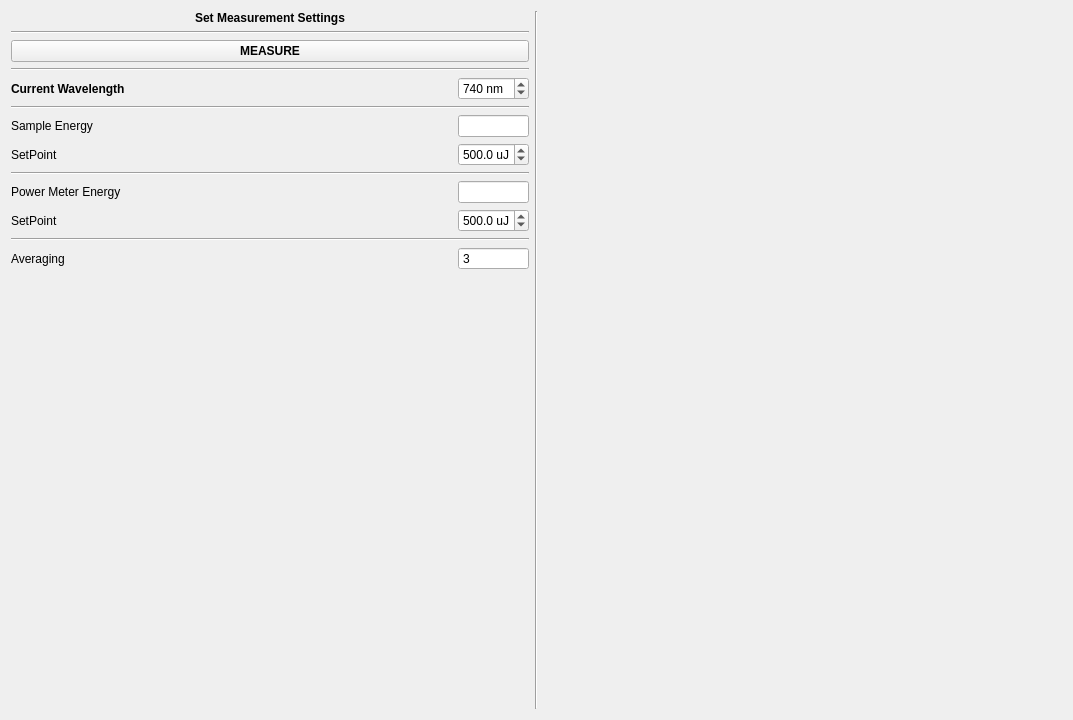
<?xml version="1.0" encoding="UTF-8"?>
<ui version="4.0">
 <class>Form</class>
 <widget class="QWidget" name="Form">
  <property name="geometry">
   <rect>
    <x>0</x>
    <y>0</y>
    <width>1073</width>
    <height>720</height>
   </rect>
  </property>
  <property name="windowTitle">
   <string>Form</string>
  </property>
  <layout class="QHBoxLayout" name="horizontalLayout">
   <item>
    <layout class="QHBoxLayout" name="lo_measure">
     <item>
      <widget class="QWidget" name="w_measure" native="true">
       <property name="sizePolicy">
        <sizepolicy hsizetype="Minimum" vsizetype="Preferred">
         <horstretch>0</horstretch>
         <verstretch>0</verstretch>
        </sizepolicy>
       </property>
       <layout class="QVBoxLayout" name="verticalLayout">
        <property name="leftMargin">
         <number>0</number>
        </property>
        <property name="topMargin">
         <number>0</number>
        </property>
        <property name="rightMargin">
         <number>0</number>
        </property>
        <property name="bottomMargin">
         <number>0</number>
        </property>
        <item>
         <widget class="QLabel" name="lbl_measure_settings">
          <property name="font">
           <font>
            <bold>true</bold>
           </font>
          </property>
          <property name="text">
           <string>Set Measurement Settings</string>
          </property>
          <property name="alignment">
           <set>Qt::AlignCenter</set>
          </property>
         </widget>
        </item>
        <item>
         <widget class="Line" name="line_3">
          <property name="orientation">
           <enum>Qt::Horizontal</enum>
          </property>
         </widget>
        </item>
        <item>
         <widget class="QPushButton" name="btn_measure">
          <property name="sizePolicy">
           <sizepolicy hsizetype="Preferred" vsizetype="Fixed">
            <horstretch>0</horstretch>
            <verstretch>0</verstretch>
           </sizepolicy>
          </property>
          <property name="font">
           <font>
            <bold>true</bold>
           </font>
          </property>
          <property name="statusTip">
           <string>Start PhotoAcoustic measurement</string>
          </property>
          <property name="text">
           <string>MEASURE</string>
          </property>
          <property name="checkable">
           <bool>false</bool>
          </property>
         </widget>
        </item>
        <item>
         <widget class="Line" name="line_8">
          <property name="orientation">
           <enum>Qt::Horizontal</enum>
          </property>
         </widget>
        </item>
        <item>
         <layout class="QHBoxLayout" name="horizontalLayout_12">
          <item>
           <widget class="QLabel" name="lbl_cur_param">
            <property name="font">
             <font>
              <bold>true</bold>
             </font>
            </property>
            <property name="text">
             <string>Current Wavelength</string>
            </property>
           </widget>
          </item>
          <item>
           <widget class="QuantSpinBox" name="sb_cur_param">
            <property name="sizePolicy">
             <sizepolicy hsizetype="Minimum" vsizetype="Fixed">
              <horstretch>0</horstretch>
              <verstretch>0</verstretch>
             </sizepolicy>
            </property>
            <property name="minimumSize">
             <size>
              <width>71</width>
              <height>0</height>
             </size>
            </property>
            <property name="maximumSize">
             <size>
              <width>71</width>
              <height>16777215</height>
             </size>
            </property>
            <property name="baseSize">
             <size>
              <width>0</width>
              <height>0</height>
             </size>
            </property>
            <property name="readOnly">
             <bool>false</bool>
            </property>
            <property name="buttonSymbols">
             <enum>QAbstractSpinBox::UpDownArrows</enum>
            </property>
            <property name="suffix">
             <string> nm</string>
            </property>
            <property name="decimals">
             <number>0</number>
            </property>
            <property name="minimum">
             <double>300.000000000000000</double>
            </property>
            <property name="maximum">
             <double>1100.000000000000000</double>
            </property>
            <property name="singleStep">
             <double>10.000000000000000</double>
            </property>
            <property name="value">
             <double>740.000000000000000</double>
            </property>
           </widget>
          </item>
         </layout>
        </item>
        <item>
         <widget class="Line" name="line">
          <property name="orientation">
           <enum>Qt::Horizontal</enum>
          </property>
         </widget>
        </item>
        <item>
         <layout class="QHBoxLayout" name="horizontalLayout_4">
          <item>
           <widget class="QLabel" name="lbl_sample_en">
            <property name="text">
             <string>Sample Energy</string>
            </property>
           </widget>
          </item>
          <item>
           <widget class="QLineEdit" name="le_sample_en">
            <property name="sizePolicy">
             <sizepolicy hsizetype="Fixed" vsizetype="Fixed">
              <horstretch>0</horstretch>
              <verstretch>0</verstretch>
             </sizepolicy>
            </property>
            <property name="minimumSize">
             <size>
              <width>71</width>
              <height>0</height>
             </size>
            </property>
            <property name="maximumSize">
             <size>
              <width>71</width>
              <height>16777215</height>
             </size>
            </property>
           </widget>
          </item>
         </layout>
        </item>
        <item>
         <layout class="QHBoxLayout" name="horizontalLayout_7">
          <item>
           <widget class="QLabel" name="lbl_sample_sp">
            <property name="text">
             <string>SetPoint</string>
            </property>
           </widget>
          </item>
          <item>
           <widget class="QuantSpinBox" name="sb_sample_sp">
            <property name="sizePolicy">
             <sizepolicy hsizetype="Minimum" vsizetype="Fixed">
              <horstretch>0</horstretch>
              <verstretch>0</verstretch>
             </sizepolicy>
            </property>
            <property name="minimumSize">
             <size>
              <width>71</width>
              <height>0</height>
             </size>
            </property>
            <property name="maximumSize">
             <size>
              <width>71</width>
              <height>16777215</height>
             </size>
            </property>
            <property name="prefix">
             <string/>
            </property>
            <property name="suffix">
             <string> uJ</string>
            </property>
            <property name="decimals">
             <number>1</number>
            </property>
            <property name="minimum">
             <double>0.000000000000000</double>
            </property>
            <property name="maximum">
             <double>5000.000000000000000</double>
            </property>
            <property name="singleStep">
             <double>50.000000000000000</double>
            </property>
            <property name="value">
             <double>500.000000000000000</double>
            </property>
           </widget>
          </item>
         </layout>
        </item>
        <item>
         <widget class="Line" name="line_6">
          <property name="orientation">
           <enum>Qt::Horizontal</enum>
          </property>
         </widget>
        </item>
        <item>
         <layout class="QHBoxLayout" name="horizontalLayout_3">
          <item>
           <widget class="QLabel" name="lbl_pm_en">
            <property name="text">
             <string>Power Meter Energy</string>
            </property>
           </widget>
          </item>
          <item>
           <widget class="QLineEdit" name="le_pm_en">
            <property name="sizePolicy">
             <sizepolicy hsizetype="Minimum" vsizetype="Fixed">
              <horstretch>0</horstretch>
              <verstretch>0</verstretch>
             </sizepolicy>
            </property>
            <property name="maximumSize">
             <size>
              <width>71</width>
              <height>16777215</height>
             </size>
            </property>
           </widget>
          </item>
         </layout>
        </item>
        <item>
         <layout class="QHBoxLayout" name="horizontalLayout_6">
          <item>
           <widget class="QLabel" name="lbl_pm_sp">
            <property name="text">
             <string>SetPoint</string>
            </property>
           </widget>
          </item>
          <item>
           <widget class="QuantSpinBox" name="sb_pm_sp">
            <property name="sizePolicy">
             <sizepolicy hsizetype="Minimum" vsizetype="Fixed">
              <horstretch>0</horstretch>
              <verstretch>0</verstretch>
             </sizepolicy>
            </property>
            <property name="minimumSize">
             <size>
              <width>71</width>
              <height>0</height>
             </size>
            </property>
            <property name="maximumSize">
             <size>
              <width>71</width>
              <height>16777215</height>
             </size>
            </property>
            <property name="buttonSymbols">
             <enum>QAbstractSpinBox::UpDownArrows</enum>
            </property>
            <property name="suffix">
             <string> uJ</string>
            </property>
            <property name="decimals">
             <number>1</number>
            </property>
            <property name="minimum">
             <double>0.000000000000000</double>
            </property>
            <property name="maximum">
             <double>600.000000000000000</double>
            </property>
            <property name="singleStep">
             <double>1.000000000000000</double>
            </property>
            <property name="value">
             <double>500.000000000000000</double>
            </property>
           </widget>
          </item>
         </layout>
        </item>
        <item>
         <widget class="Line" name="line_5">
          <property name="orientation">
           <enum>Qt::Horizontal</enum>
          </property>
         </widget>
        </item>
        <item>
         <layout class="QHBoxLayout" name="horizontalLayout_5">
          <item>
           <widget class="QLabel" name="lbl_aver">
            <property name="text">
             <string>Averaging</string>
            </property>
           </widget>
          </item>
          <item>
           <widget class="QSpinBox" name="sb_aver">
            <property name="enabled">
             <bool>true</bool>
            </property>
            <property name="sizePolicy">
             <sizepolicy hsizetype="Minimum" vsizetype="Fixed">
              <horstretch>0</horstretch>
              <verstretch>0</verstretch>
             </sizepolicy>
            </property>
            <property name="minimumSize">
             <size>
              <width>71</width>
              <height>0</height>
             </size>
            </property>
            <property name="maximumSize">
             <size>
              <width>43</width>
              <height>16777215</height>
             </size>
            </property>
            <property name="buttonSymbols">
             <enum>QAbstractSpinBox::NoButtons</enum>
            </property>
            <property name="suffix">
             <string/>
            </property>
            <property name="prefix">
             <string/>
            </property>
            <property name="minimum">
             <number>1</number>
            </property>
            <property name="maximum">
             <number>10</number>
            </property>
            <property name="singleStep">
             <number>1</number>
            </property>
            <property name="value">
             <number>3</number>
            </property>
           </widget>
          </item>
         </layout>
        </item>
        <item>
         <spacer name="verticalSpacer">
          <property name="orientation">
           <enum>Qt::Vertical</enum>
          </property>
          <property name="sizeHint" stdset="0">
           <size>
            <width>17</width>
            <height>22</height>
           </size>
          </property>
         </spacer>
        </item>
       </layout>
      </widget>
     </item>
     <item>
      <widget class="Line" name="line_2">
       <property name="orientation">
        <enum>Qt::Vertical</enum>
       </property>
      </widget>
     </item>
     <item>
      <widget class="QWidget" name="placeholder_pm_monitor" native="true"/>
     </item>
    </layout>
   </item>
  </layout>
 </widget>
 <customwidgets>
  <customwidget>
   <class>QuantSpinBox</class>
   <extends>QDoubleSpinBox</extends>
   <header>..widgets</header>
  </customwidget>
 </customwidgets>
 <resources>
  <include location="qt_resources.qrc"/>
 </resources>
 <connections/>
</ui>
